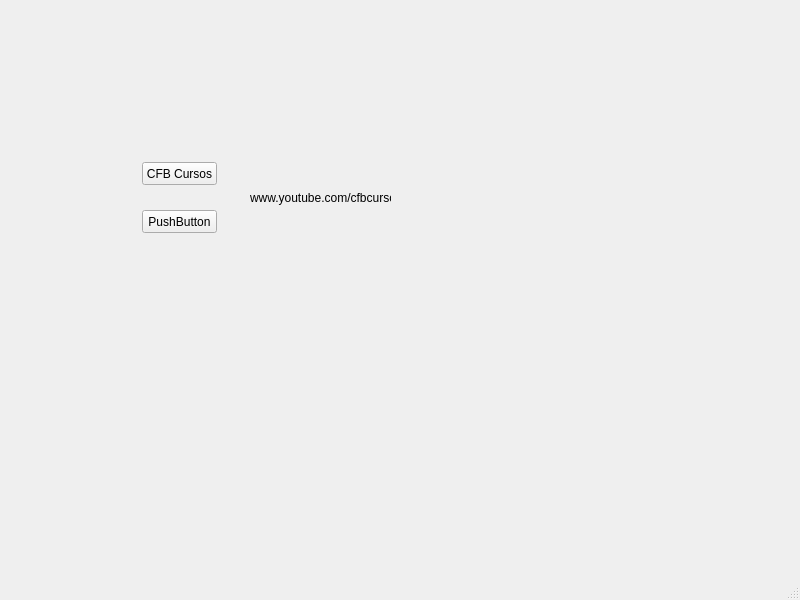
<?xml version="1.0" encoding="UTF-8"?>
<ui version="4.0">
 <class>MainWindow</class>
 <widget class="QMainWindow" name="MainWindow">
  <property name="geometry">
   <rect>
    <x>0</x>
    <y>0</y>
    <width>800</width>
    <height>600</height>
   </rect>
  </property>
  <property name="windowTitle">
   <string>MainWindow</string>
  </property>
  <widget class="QWidget" name="centralwidget">
   <widget class="QPushButton" name="pushButton">
    <property name="geometry">
     <rect>
      <x>142</x>
      <y>162</y>
      <width>75</width>
      <height>23</height>
     </rect>
    </property>
    <property name="text">
     <string>CFB Cursos</string>
    </property>
   </widget>
   <widget class="QLabel" name="label">
    <property name="geometry">
     <rect>
      <x>250</x>
      <y>190</y>
      <width>141</width>
      <height>16</height>
     </rect>
    </property>
    <property name="text">
     <string>www.youtube.com/cfbcursos</string>
    </property>
   </widget>
   <widget class="QPushButton" name="pushButton_2">
    <property name="geometry">
     <rect>
      <x>142</x>
      <y>210</y>
      <width>75</width>
      <height>23</height>
     </rect>
    </property>
    <property name="text">
     <string>PushButton</string>
    </property>
   </widget>
  </widget>
  <widget class="QMenuBar" name="menubar">
   <property name="geometry">
    <rect>
     <x>0</x>
     <y>0</y>
     <width>800</width>
     <height>21</height>
    </rect>
   </property>
  </widget>
  <widget class="QStatusBar" name="statusbar"/>
 </widget>
 <resources/>
 <connections/>
</ui>
